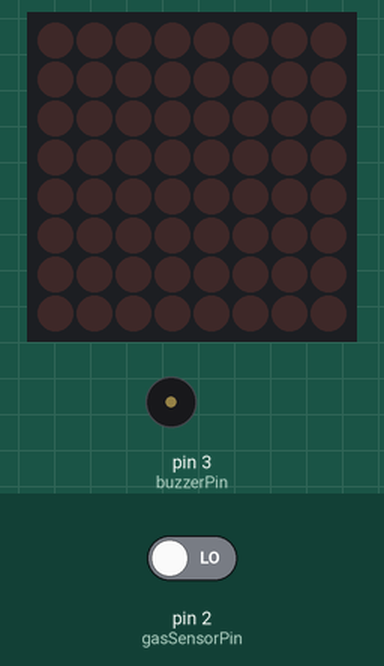
This sketch was run on a simulated Arduino Uno, built with avr-gcc and run on an emulated ATmega328P. Shown: 8×8 LED matrix, buzzer (waves = sounding, pin HIGH). The test bench sets the inputs (shaded band); at power-on: pin 2 (gasSensorPin) LOW.

Above: at 1.2 s.
1.3 s: pin 2 (gasSensorPin) driven HIGH
At 2.0 s:
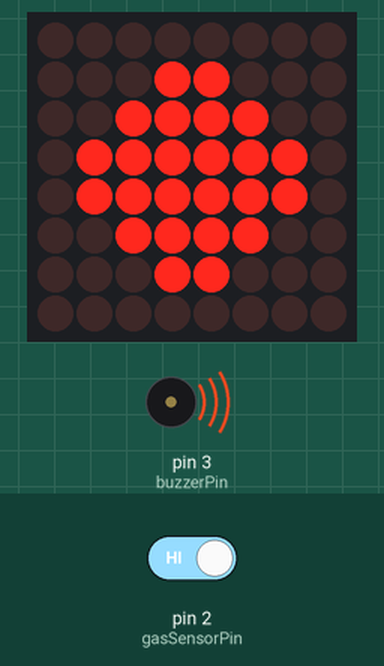
2.8 s: pin 2 (gasSensorPin) driven LOW
At 4.1 s:
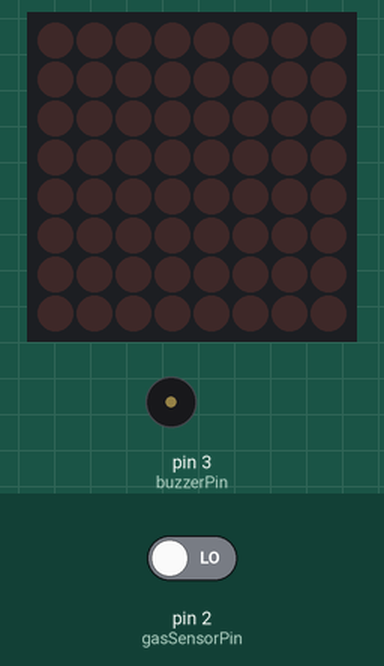
Timing chart, 0 to 5.8 s (numbered marks = the images above; inputs shaded):
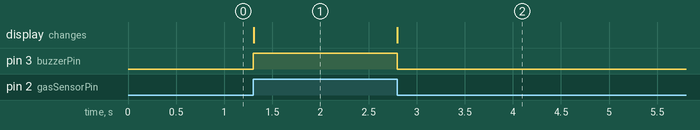

The sketch:

sketch_jun29b.ino
```cpp
#include <LedControl.h> // Libreria de la Matriz Led

 const int gasSensorPin = 2;// Pin del Sensor de Gas
 const int buzzerPin = 3;// Pin del buzzer
 const int matrixDataPin = 4;// Pin del DIN
 const int matrixClockPin = 5;// Pin de CLK
 const int matrixCsPin = 6;// Pin de Cs

LedControl matrix = LedControl(matrixDataPin, matrixClockPin, matrixCsPin, 1);
volatile bool isAlertActive = false;

void setup() {
  pinMode(buzzerPin, OUTPUT);
  pinMode(gasSensorPin, INPUT);
  matrix.shutdown(0, false);
  matrix.setIntensity(0, 8);
  matrix.clearDisplay(0);

  // Configurar interrupción por software
  attachInterrupt(digitalPinToInterrupt(gasSensorPin), gasInterrupt, CHANGE);
}

void loop() {
  // Realiza aquí otras tareas que desees mientras el sistema esté en funcionamiento
}

void gasInterrupt() {
  if (digitalRead(gasSensorPin) == HIGH) {
    // Sensor detectó humo o gas
    if (!isAlertActive) {
      isAlertActive = true;
      digitalWrite(buzzerPin, HIGH);
      displayAlertAnimation();
      delay(1000);
    }
  } else {
    // Sensor volvió a su estado normal
    isAlertActive = false;
    digitalWrite(buzzerPin, LOW);
    matrix.clearDisplay(0);
  }
}

void displayAlertAnimation() {
  // Define la animación de alerta en la matriz LED
  byte alertAnimation[8] = {
    B00000000,
    B00011000,
    B00111100,
    B01111110,
    B01111110,
    B00111100,
    B00011000,
    B00000000
  };

  // Muestra la animación en la matriz LED
  for (int i = 0; i < 8; i++) {
    matrix.setRow(0, i, alertAnimation[i]);
  }
}
```

Measured:
- after the input at 1.3 s, pin 3 (buzzerPin): LOW → HIGH at once; the display: changes at once (image 1)
- after the input at 2.8 s, pin 3 (buzzerPin): HIGH → LOW at once; the display: changes at once (image 2)
